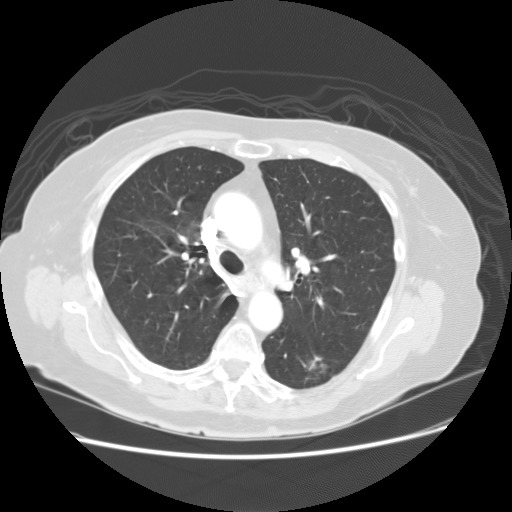
#> input picture Lung Segmentation/1-039 (2).jpg, 512 x 512 px
$ python Lung_v2.py
#> lines starting #> are read from the running program, lines starting #| are printed output that depends on the picture; after the words box and inside, x2 and y2 are one past the last pixel; in counts of white or black regions, pixels touching at a corner belong together
import cv2
import numpy as np
import math
import matplotlib.pyplot as plt
from scipy import ndimage
from skimage import io,color,measure
from skimage.segmentation import clear_border
from skimage import segmentation
def main():

    image_rgb = cv2.imread("1-039 (2).jpg")
#> image_rgb is the input picture: shape (512, 512, 3); min 0, max 255, mean 106.2
    image = cv2.cvtColor(image_rgb,cv2.COLOR_BGR2GRAY)

    rows = image.shape[0]
#> rows = 512
    cols = image.shape[1]
#> cols = 512
    print("length: ",len(image))
#| length:  512
    print("Dimensions: ",image.shape)
#| Dimensions:  (512, 512)
    print("rows,cols: ",rows,cols)
#| rows,cols:  512 512
    #average_image = cv2.blur(image,(3,3))
    #gaussian_image = cv2.GaussianBlur(image,(3,3),0)
    #median_image = cv2.medianBlur(image,3)

    kernel = np.ones((7, 7), np.float32) / 49
    median_2d_5 = cv2.filter2D(image, -1, kernel)

    gaussian_of_median_2d_5 = cv2.GaussianBlur(median_2d_5,(7,7),0)

    (thresh, binary_image) = cv2.threshold(gaussian_of_median_2d_5, 165, 255, cv2.THRESH_BINARY)
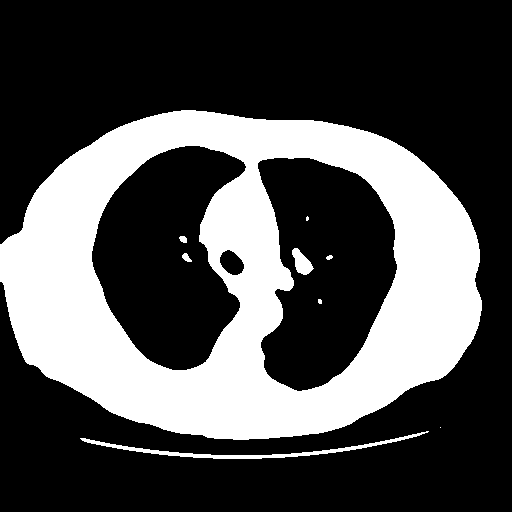
#> binary_image: shape (512, 512); 31% white; 9 white regions (3 under 20 px), largest, box (x1, y1, x2, y2) and area: (0, 110, 482, 440) 79545, (80, 431, 429, 459) 1284, (292, 248, 314, 275) 334, (182, 253, 192, 262) 54, (179, 236, 187, 243) 44, (326, 255, 333, 260) 25
    kernel = np.ones((3, 3), np.uint8)
    #img_erosion = cv2.erode(binary_image, kernel, iterations=2)
    #img_dilation = cv2.dilate(img_erosion, kernel, iterations=2)
    opening = cv2.morphologyEx(binary_image,cv2.MORPH_OPEN,kernel,iterations=1)
#> opening: shape (512, 512); 31% white; 8 white regions (2 under 20 px), largest, box (x1, y1, x2, y2) and area: (0, 110, 482, 440) 79545, (82, 433, 420, 459) 1264, (292, 248, 313, 275) 333, (182, 253, 191, 262) 52, (180, 236, 187, 243) 42, (327, 255, 332, 260) 21
    #img_erosion = cv2.erode(binary_image, kernel, iterations=2)
    #opening = cv2.dilate(img_erosion, kernel, iterations=2)
    #opening = img_dilation
    plt.figure(1)
    plt.subplot(3, 3, 5), plt.imshow(opening, cmap='gray'), plt.title("Image")
    plt.xticks([]), plt.yticks([])
    opening = clear_border(opening)
    plt.subplot(3, 3, 6), plt.imshow(opening, cmap='gray'), plt.title("Image")
    plt.xticks([]), plt.yticks([])
    cv2.imshow("opening",opening)
    sure_bg = cv2.dilate(opening,kernel,iterations=1)
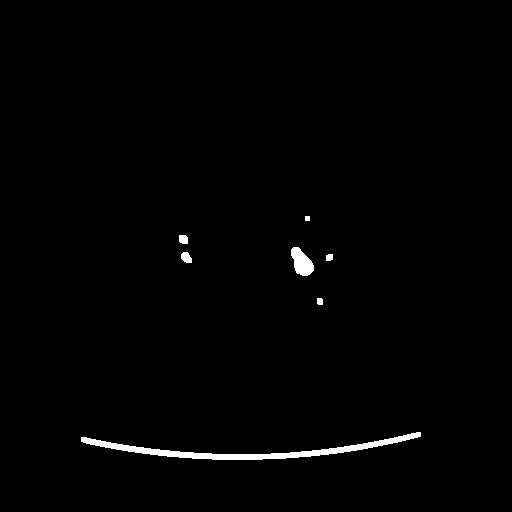
#> sure_bg: shape (512, 512); 1% white; 7 white regions, largest, box (x1, y1, x2, y2) and area: (81, 432, 421, 460) 2030, (291, 247, 314, 276) 433, (181, 252, 192, 263) 92
    cv2.imshow("sure_bg",sure_bg)
    dist_transform = cv2.distanceTransform(opening,cv2.DIST_L2,5)
    #cv2.imshow("dist",dist_transform)
    ret2, sure_fg = cv2.threshold(dist_transform,0.1*dist_transform.max(),255,0)
#> ret2 = 0.78
    sure_fg = np.uint8(sure_fg)
    #cv2.imshow("sure,fg",sure_fg)
    unknown = cv2.subtract(sure_bg, sure_fg)
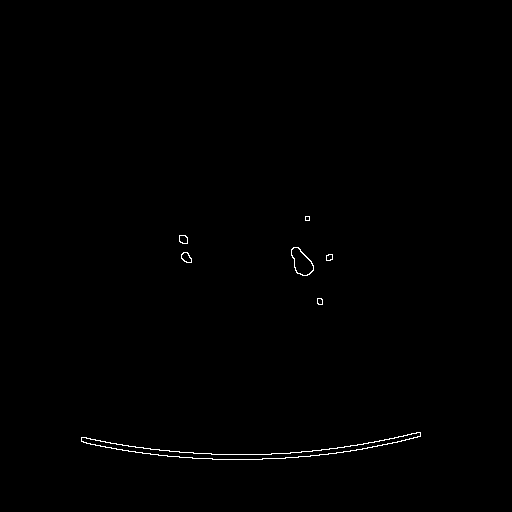
#> unknown: shape (512, 512); 0.38% white in thin lines or dots, all inside (x1, y1, x2, y2) = (81, 216, 421, 460)
    #cv2.imshow("unknown",unknown)
    ret3,markers = cv2.connectedComponents(sure_fg)
#> markers: shape (512, 512) int32; 8 distinct labels, from 0 to 7
#> ret3 = 8
    markers = markers+10
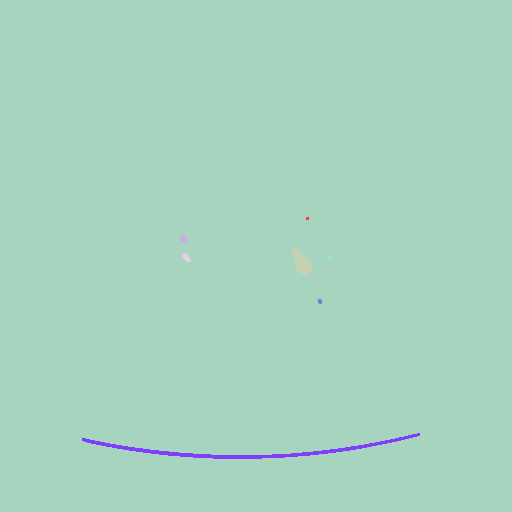
#> markers: shape (512, 512) int32; 8 distinct labels, from 10 to 17; one colour per label, 0 black
    markers[unknown==255] = 0
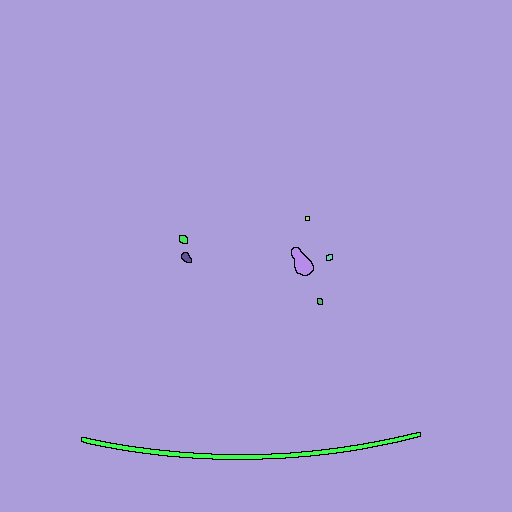
#> markers: shape (512, 512) int32; 9 distinct labels, from 0 to 17; one colour per label, 0 black
    markers = cv2.watershed(image_rgb,markers)
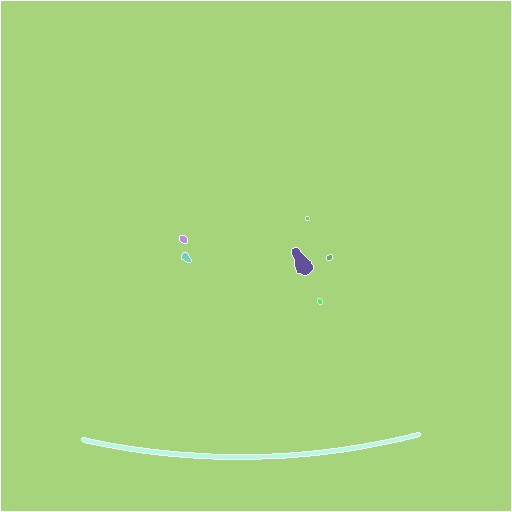
#> markers: shape (512, 512) int32; 9 distinct labels, from -1 to 17; one colour per label, 0 black, -1 white
    #markers = segmentation.watershed(image,markers)
    print(markers)
#> (printed output is left out)
    image_rgb[markers == -1] = [255,0,255]
#> image_rgb: shape (512, 512, 3); 1.1% of pixels changed, all inside (x1, y1, x2, y2) = (0, 0, 512, 512)
    img3 = color.label2rgb(markers,bg_label=0)
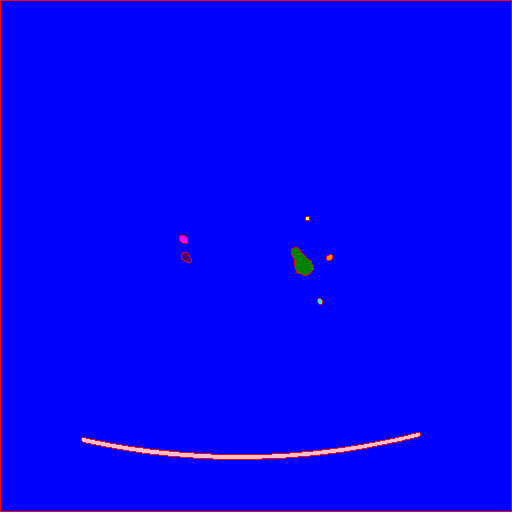
#> img3: shape (512, 512, 3) float64; mean R, G, B 0.0163, 0.00447, 0.986
    plt.figure(2)
    plt.subplot(1, 2, 1), plt.imshow(image_rgb, cmap='gray'), plt.title("Image")
    plt.xticks([]), plt.yticks([])
    plt.subplot(1, 2, 2), plt.imshow(img3, cmap='gray'), plt.title("Image")
    plt.xticks([]), plt.yticks([])


    plt.figure(1)
    plt.subplot(3,3,1), plt.imshow(image,cmap='gray'), plt.title("Image")
    plt.xticks([]), plt.yticks([])
    plt.subplot(3, 3, 2), plt.imshow(median_2d_5, cmap='gray'), plt.title("Median Filtered Image 5x5")
    plt.xticks([]), plt.yticks([])
    plt.subplot(3, 3, 3), plt.imshow(gaussian_of_median_2d_5, cmap='gray'), plt.title("Gaussian of Median Image 5x5")
    plt.xticks([]), plt.yticks([])
    plt.subplot(3, 3, 4), plt.imshow(binary_image, cmap='gray'), plt.title("Binary Image")
    plt.xticks([]), plt.yticks([])

    plt.show()


if __name__ == "__main__":

    main()
